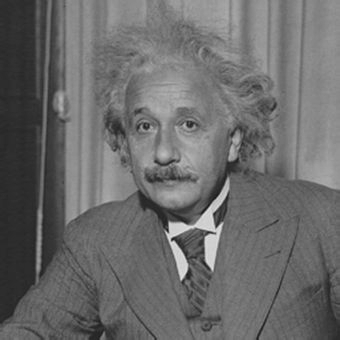
#> input picture code/stimuli/einstein_100.jpg, 340 x 340 px; its folder holds 4 pictures in this run
$ jupyter execute --allow-errors example_documentation.ipynb
#> lines starting #> are read from the running program, lines starting #| are printed output that depends on the picture
#> further down, im is the input picture: shape (340, 340); min 25, max 229, mean 106.8
# Effekt der JPEG-Bildkompression bewertet mit Maximum Likelihood Difference Scaling (MLDS)
## Guillermo Aguilar
### Seminar: Visuelle Wahrnehmung beim Menschen und Bildqualität - WiSe 2020/21
*Dies ist nur eine **minimale** Beispieldokumentation, sie soll Ihnen eine Vorstellung davon geben, wie Sie Ihre Dokumentation strukturieren können. Wenn Sie mehr Bedingungen oder Bildmanipulationen, mehr Stimuli und mehr Ergebnisse zu zeigen haben, sollten Sie sie natürlich entsprechend erweitern. Behalten Sie aber die gleiche Gesamtstruktur bei.*

[cell 1]
from PIL import Image # Pillow image library
import numpy as np
import matplotlib.pyplot as plt
from scipy.interpolate import interp1d


# I use the module *pandas* to read csv files, and the
# module *seaborn* for nice plotting defaults.
# You don't have to necessarily use these modules but
# I recommend you anyway to learn them if you don't know them yet.
import pandas as pd
import seaborn as sns
sns.set_style('ticks')
sns.set_context('talk')

## 1. Einleitung

Die Komprimierung von Bildern kann sich spürbar auf die wahrgenommene Bildqualität auswirken, besonders wenn wir eine hohe Komprimierungsstufe anwenden. Unsere Forschungsfrage war, ob menschliche Beobachter für verschiedene Bilder unterschiedlich emfindlich auf die Qualitätsverluste durch Komprimierung reagieren. Um die Frage zu testen, haben wir natürliche Gesichter und abstrakte Gesichter verglichen. Wir haben die Empfindlichkeit für die Komprimierung mit Wahrnehmungsskalen (Maximum Likelihood Difference Scaling, MLDS) für verschiedene Grade der JPEG-Kompression gemessen. Unser Ansatz war ähnlich als die Arbeit von Charrier et al. (2007).
Wir haben die folgenden Hypothesen getestet: Wenn die Bildkomprimierung, d.h. die Reduktion der Dateigröße, mit dem visuellen Inhalt interagiert, dann sollten sich die Wahrnehmungsskalen zwischen den Bildern unterscheiden.


## 2. Experimentelles Design

Wir haben jeweils 1 Bild für unsere beiden Bildkategorien getestet, *Einsteins* Porträt als natürliches Bild und Picasso's Women als abstraktes Bild.  Für jedes der Bilder haben wir 7 Stufen der JPG-Kompression angewendet mit den *Qualitäts*-Parameterwerten 0, 5, 10, 20, 40, 60, 80, 100 unter Verwendung der *PIL*-Bibliothek für Python (der Qualitätsparameter reicht von 0 bis 100). Die 0 entspricht dem ursprünglichen, unveränderten *Einstein*-Bild.

Zur besseren Veranschaulichung der Bildmanipulation haben wir die JPEG-Qualitätswerte in *Verzerrungswerte* umgerechnet, definiert als *Verzerrung = (100 - Qualität)*. Die folgende Abbildung zeigt den kompletten Satz der im Experiment verwendeten Stimuli.

[cell 2]
quality = [100, 80, 60, 40, 20, 10, 5, 0]
degradation = 100 - np.array(quality)

plt.figure(figsize=(16, 8))
#> (the rest of this cell did not finish here and is left out)

Wir haben Wahrnehmungsskalen mittels MLDS mit der Methode der Triaden gemessen. Da wir 8 Komprimierungsstufen verwendet haben, ergaben sich insgesamt ${8 \choose 3}= 56$ mögliche Triadenkombinationen, die wir $5$ mal wiederholt haben. Daraus ergeben sich insgesamt 280 Durchgänge pro Beobachter und Bild und 560 Durchgänge für beide Bilder. Wir haben 2 Beobachter getestet. Das Experiment hat ingesamt 1 Stunde gedauert, die Beobachter konnten zwischendurch Pausen machen.

## 3. Ergebnisse

Die folgende Abbildung zeigt die Wahrnehmungsskalen für unsere Stimuli und zwei Beobachter (der Autor und ein naiver Teilnehmer). Wir haben das Maximum der Skala in Anlehnung an Charrier et al. (2007) auf eins normiert.
Die Skalen der beiden Beobachter weisen geringfügige Unterschiede auf. Für beide Beobachter ist aber festzustellen, dass der Effekt der Komprimierung in dem natürlichen (Einstein) Gesicht eher bemerkt wird als in dem abstrakten Gesicht (Picasso). Der Wendepunkt der Skala für Einstein ist bei einem niedrigeren Komprimierungswert als der der Skala bei Picassos Bild.

[cell 3]
# (I analyzed the data in R using the MLDS package, and save the scale as a csv.
# then here I use pandas to read the csv file. You can use pandas but you don't *have* to.
# I use it because I'm used to it.)

# reading scales and normalizing
df = pd.read_csv('ga_einstein_scale.csv')
#> (reads code/ga_einstein_scale.csv from the repository)
#> df = table of 8 rows and 2 columns
scale_einstein_ga = df['x']/df['x'].max()

df = pd.read_csv('im_einstein_scale.csv')
#> (reads code/im_einstein_scale.csv from the repository)
scale_einstein_im = df['x']/df['x'].max()

df = pd.read_csv('ga_picasso_scale.csv')
#> (reads code/ga_picasso_scale.csv from the repository)
scale_picasso_ga = df['x']/df['x'].max()

df = pd.read_csv('im_picasso_scale.csv')
#> (reads code/im_picasso_scale.csv from the repository)
scale_picasso_im = df['x']/df['x'].max()

# color palette definition, taken from ColorBrewer
palette = {'Einstein':'#e41a1c', 'Picasso': '#377eb8'}

# Ergebnisse pro Beobachter
plt.figure(figsize=(10,4))
ax = plt.subplot(1,2,1)
plt.plot(degradation, scale_einstein_ga, 'o-', c=palette['Einstein'])
plt.plot(degradation, scale_picasso_ga, 'o-', c=palette['Picasso'])
plt.ylabel('Skala')
plt.xlabel('Verzerrung')
plt.ylim(-0.1, 1.05)
plt.title('Beobachter: GA')
sns.despine()

ax = plt.subplot(1,2,2)
plt.plot(degradation, scale_einstein_im, 'o-', label='Einsteins Bild', c=palette['Einstein'])
plt.plot(degradation, scale_picasso_im, 'o-', label='Picassos Bild', c=palette['Picasso'])
plt.xlabel('Verzerrung')
plt.ylim(-0.1, 1.05)
ax.set_yticklabels([])
plt.title('Beobachter: IM')
ax.legend(loc='upper center', bbox_to_anchor=(1.35, 0.65),
          fancybox=False, shadow=False)
sns.despine()
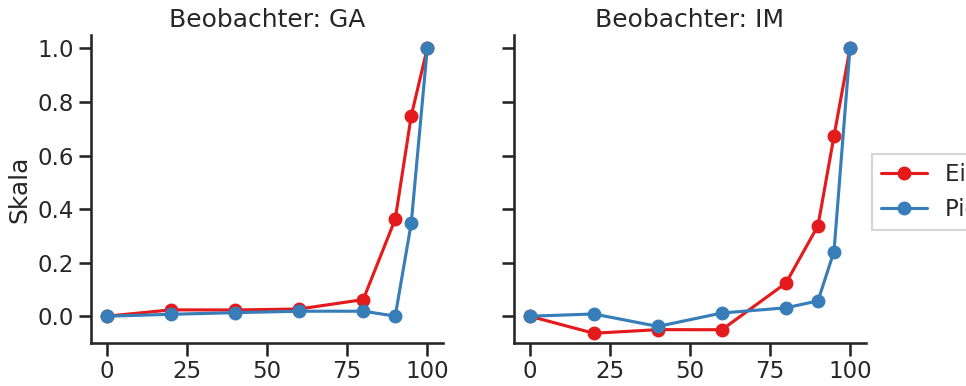
#> figure drawn by matplotlib, 2 panels

[cell 4]
# Berechnung von Durschnittskalen
avg_einstein_scale = np.mean(np.vstack((scale_einstein_ga.values, scale_einstein_im.values)), axis=0)
#> avg_einstein_scale = [0, -0.0199, -0.0134, -0.0118, 0.0928, 0.35, 0.71, 1]
avg_picasso_scale = np.mean(np.vstack((scale_picasso_ga.values, scale_picasso_im.values)), axis=0)

fig = plt.figure(figsize=(4, 4))
ax = plt.subplot(1,1,1)
plt.plot(degradation, avg_einstein_scale, 'o-', label='Einsteins Bild', c=palette['Einstein'])
plt.plot(degradation, avg_picasso_scale, 'o-', label='Picassos Bild', c=palette['Picasso'])
plt.xlabel('Verzerrung')
plt.ylabel('Skala')
plt.ylim(-0.1, 1.05)
ax.legend(loc='upper center', bbox_to_anchor=(1.5, 0.65),
          fancybox=False, shadow=False)
sns.despine()
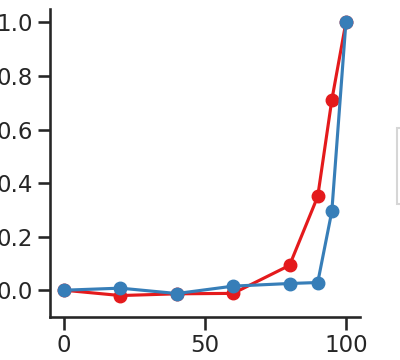
#> figure drawn by matplotlib, 1 panel
